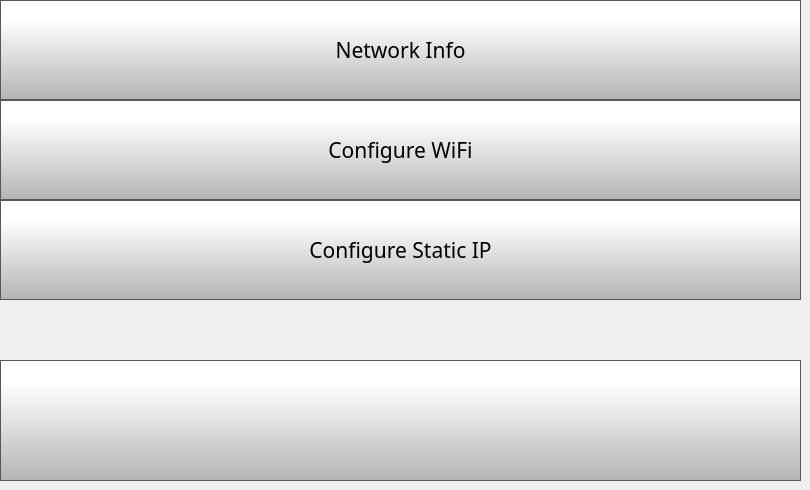
   <widget class="QWidget" name="networkSettingsPage">
    <widget class="QPushButton" name="networkInfoButton">
     <property name="geometry">
      <rect>
       <x>0</x>
       <y>0</y>
       <width>801</width>
       <height>100</height>
      </rect>
     </property>
     <property name="minimumSize">
      <size>
       <width>0</width>
       <height>70</height>
      </size>
     </property>
     <property name="font">
      <font>
       <family>Gotham</family>
       <pointsize>16</pointsize>
      </font>
     </property>
     <property name="styleSheet">
      <string notr="true">QPushButton {
     border: 1px solid rgb(87, 87, 87);
	background-color: qlineargradient(spread:pad, x1:0, y1:1, x2:0, y2:0.188, stop:0 rgba(180, 180, 180, 255), stop:1 rgba(255, 255, 255, 255));


}

QPushButton:pressed {
    background-color: qlineargradient(x1: 0, y1: 0, x2: 0, y2: 1,
                                      stop: 0 #dadbde, stop: 1 #f6f7fa);
}

QPushButton:flat {
    border: none; /* no border for a flat push button */
}

QPushButton:default {
    border-color: navy; /* make the default button prominent */
}

QPushButton:focus {
	outline: none;
}</string>
     </property>
     <property name="text">
      <string>Network Info</string>
     </property>
     <property name="iconSize">
      <size>
       <width>40</width>
       <height>40</height>
      </size>
     </property>
    </widget>
    <widget class="QPushButton" name="configureStaticIPButton">
     <property name="geometry">
      <rect>
       <x>0</x>
       <y>200</y>
       <width>801</width>
       <height>100</height>
      </rect>
     </property>
     <property name="minimumSize">
      <size>
       <width>0</width>
       <height>70</height>
      </size>
     </property>
     <property name="font">
      <font>
       <family>Gotham</family>
       <pointsize>16</pointsize>
      </font>
     </property>
     <property name="styleSheet">
      <string notr="true">QPushButton {
     border: 1px solid rgb(87, 87, 87);
	background-color: qlineargradient(spread:pad, x1:0, y1:1, x2:0, y2:0.188, stop:0 rgba(180, 180, 180, 255), stop:1 rgba(255, 255, 255, 255));


}

QPushButton:pressed {
    background-color: qlineargradient(x1: 0, y1: 0, x2: 0, y2: 1,
                                      stop: 0 #dadbde, stop: 1 #f6f7fa);
}

QPushButton:flat {
    border: none; /* no border for a flat push button */
}

QPushButton:default {
    border-color: navy; /* make the default button prominent */
}

QPushButton:focus {
	outline: none;
}</string>
     </property>
     <property name="text">
      <string>Configure Static IP</string>
     </property>
     <property name="iconSize">
      <size>
       <width>40</width>
       <height>40</height>
      </size>
     </property>
    </widget>
    <widget class="QPushButton" name="networkSettingsBackButton">
     <property name="geometry">
      <rect>
       <x>0</x>
       <y>360</y>
       <width>801</width>
       <height>121</height>
      </rect>
     </property>
     <property name="minimumSize">
      <size>
       <width>0</width>
       <height>0</height>
      </size>
     </property>
     <property name="font">
      <font>
       <family>Gotham</family>
       <pointsize>16</pointsize>
      </font>
     </property>
     <property name="styleSheet">
      <string notr="true">QPushButton {
     border: 1px solid rgb(87, 87, 87);
	background-color: qlineargradient(spread:pad, x1:0, y1:1, x2:0, y2:0.188, stop:0 rgba(180, 180, 180, 255), stop:1 rgba(255, 255, 255, 255));


}

QPushButton:pressed {
    background-color: qlineargradient(x1: 0, y1: 0, x2: 0, y2: 1,
                                      stop: 0 #dadbde, stop: 1 #f6f7fa);
}

QPushButton:flat {
    border: none; /* no border for a flat push button */
}

QPushButton:default {
    border-color: navy; /* make the default button prominent */
}</string>
     </property>
     <property name="text">
      <string/>
     </property>
     <property name="icon">
      <iconset resource="../../resources/resource.qrc">
       <normaloff>:/Navigation/img/Navigation/arrows-4.png</normaloff>:/Navigation/img/Navigation/arrows-4.png</iconset>
     </property>
     <property name="iconSize">
      <size>
       <width>50</width>
       <height>50</height>
      </size>
     </property>
     <property name="checkable">
      <bool>false</bool>
     </property>
     <property name="autoDefault">
      <bool>false</bool>
     </property>
     <property name="default">
      <bool>false</bool>
     </property>
     <property name="flat">
      <bool>false</bool>
     </property>
    </widget>
    <widget class="QPushButton" name="configureWifiButton">
     <property name="geometry">
      <rect>
       <x>0</x>
       <y>100</y>
       <width>801</width>
       <height>100</height>
      </rect>
     </property>
     <property name="minimumSize">
      <size>
       <width>0</width>
       <height>70</height>
      </size>
     </property>
     <property name="font">
      <font>
       <family>Gotham</family>
       <pointsize>16</pointsize>
      </font>
     </property>
     <property name="styleSheet">
      <string notr="true">QPushButton {
     border: 1px solid rgb(87, 87, 87);
	background-color: qlineargradient(spread:pad, x1:0, y1:1, x2:0, y2:0.188, stop:0 rgba(180, 180, 180, 255), stop:1 rgba(255, 255, 255, 255));


}

QPushButton:pressed {
    background-color: qlineargradient(x1: 0, y1: 0, x2: 0, y2: 1,
                                      stop: 0 #dadbde, stop: 1 #f6f7fa);
}

QPushButton:flat {
    border: none; /* no border for a flat push button */
}

QPushButton:default {
    border-color: navy; /* make the default button prominent */
}

QPushButton:focus {
	outline: none;
}</string>
     </property>
     <property name="text">
      <string>Configure WiFi</string>
     </property>
     <property name="iconSize">
      <size>
       <width>40</width>
       <height>40</height>
      </size>
     </property>
    </widget>
   </widget>
